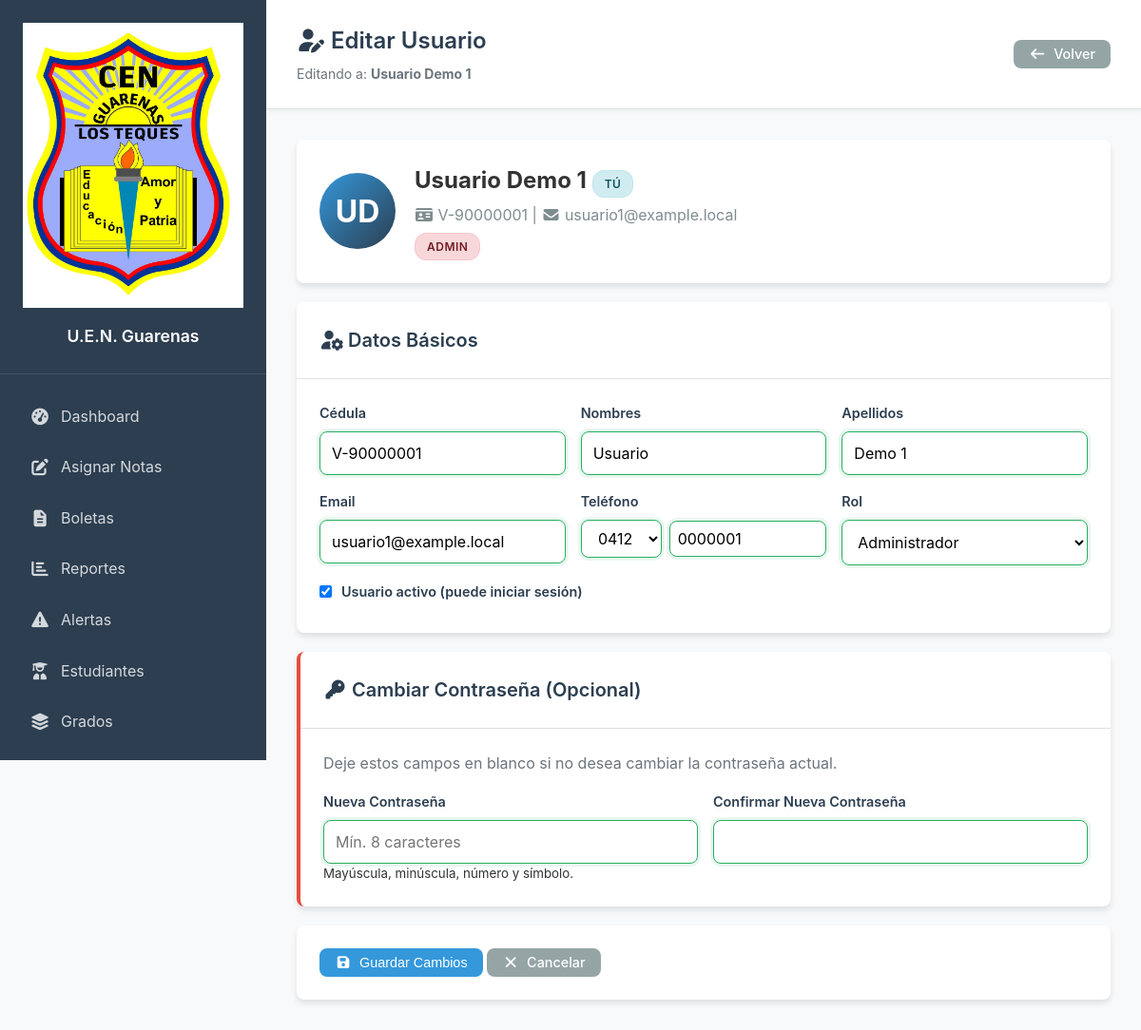
Screenshot of /editar_usuario.php?id=1 (signed in) with the database file from the repository.
### tables this page shows
CREATE TABLE `usuarios` (
  `id` int(11) NOT NULL AUTO_INCREMENT,
  `username` varchar(50) DEFAULT NULL,
  `cedula` varchar(20) NOT NULL,
  `nombres` varchar(100) NOT NULL,
  `apellidos` varchar(100) NOT NULL,
  `email` varchar(100) DEFAULT NULL,
  `telefono` varchar(20) DEFAULT NULL,
  `rol` enum('admin','docente','secretario','estudiante','representante') DEFAULT 'docente',
  `password` varchar(255) NOT NULL,
  `activo` tinyint(1) DEFAULT 1,
  `fecha_creacion` timestamp NOT NULL DEFAULT current_timestamp(),
  `ultimo_acceso` timestamp NULL DEFAULT NULL,
  `token_recuperacion` varchar(255) DEFAULT NULL,
  `token_expiracion` datetime DEFAULT NULL,
  PRIMARY KEY (`id`)
);

### editar_usuario.php (the view, shortened to what this page needs)
<?php
require_once 'config.php';
$db = getDBConnection();
$id = (int)($_GET['id'] ?? 0);
$stmt = $db->prepare("SELECT * FROM usuarios WHERE id = ?");
$stmt->execute([$id]);
$usuario = $stmt->fetch();
$tel_prefijo_actual = '';
$tel_numero_actual = '';
if (!empty($usuario['telefono'])) {
    $partes = explode('-', $usuario['telefono']);
    if (count($partes) == 2) {
        $tel_prefijo_actual = $partes[0];
        $tel_numero_actual = $partes[1];
    } else {
        $tel_prefijo_actual = substr($usuario['telefono'], 0, 4);
        $tel_numero_actual = substr($usuario['telefono'], 4);
    }
}
$iniciales = strtoupper(substr($usuario['nombres'], 0, 1) . substr($usuario['apellidos'], 0, 1));
$es_mismo_usuario = ($usuario['id'] == $_SESSION['usuario_id']);
?>
<!DOCTYPE html>
<html lang="es">
<head>
    <link rel="stylesheet" href="<?php echo APP_URL; ?>/assets/css/styles.css">
    <link rel="stylesheet" href="<?php echo APP_URL; ?>/assets/fontawesome/css/all.min.css">
</head>
<body>
<div class="dashboard-container">
    <?php echo getSidebar('usuarios'); ?>
    <main class="main-content">
        <header class="main-header">
            <div>
                <h1><i class="fas fa-user-edit"></i> Editar Usuario</h1>
                <p class="text-muted" style="margin: 5px 0 0 0; font-size: 14px;">
                    Editando a: <strong><?php echo htmlspecialchars($usuario['nombres'] . ' ' . $usuario['apellidos']); ?></strong>
                </p>
            </div>
            <div class="header-actions">
                <a href="usuarios.php" class="btn btn-secondary"><i class="fas fa-arrow-left"></i> Volver</a>
            </div>
        </header>
        <div class="content-container">
            <div class="card" style="margin-bottom: 20px;">
                <div class="card-body" style="display: flex; align-items: center; gap: 20px;">
                    <div style="width: 80px; height: 80px; border-radius: 50%; background: linear-gradient(135deg, #3498db, #2c3e50); color: white; display: flex; align-items: center; justify-content: center; font-size: 32px; font-weight: bold; flex-shrink: 0;">
                        <?php echo $iniciales; ?>
                    </div>
                    <div>
                        <h2 style="margin: 0;">
                            <?php echo htmlspecialchars($usuario['nombres'] . ' ' . $usuario['apellidos']); ?>
                            <?php if ($es_mismo_usuario): ?><span class="badge badge-info">Tú</span><?php endif; ?>
                        </h2>
                        <p style="margin: 5px 0; color: #7f8c8d;">
                            <i class="fas fa-id-card"></i> <?php echo htmlspecialchars($usuario['cedula']); ?> |
                            <i class="fas fa-envelope"></i> <?php echo htmlspecialchars($usuario['email']); ?>
                        </p>
                        <span class="badge badge-<?php echo $usuario['rol']=='admin'?'danger':($usuario['rol']=='docente'?'warning':'info'); ?>">
                            <?php echo ucfirst($usuario['rol']); ?>
                        </span>
                    </div>
                </div>
            </div>
            <form method="POST">
                <div class="card" style="margin-bottom: 20px;">
                    <div class="card-header"><h2><i class="fas fa-user-cog"></i> Datos Básicos</h2></div>
                    <div class="card-body">
                        <div class="form-grid">
                            <div class="form-group"><label>Cédula</label><input type="text" name="cedula" class="form-control cedula" value="<?php echo htmlspecialchars($usuario['cedula']); ?>" required></div>
                            <div class="form-group"><label>Nombres</label><input type="text" name="nombres" class="form-control" value="<?php echo htmlspecialchars($usuario['nombres']); ?>" required></div>
                            <div class="form-group"><label>Apellidos</label><input type="text" name="apellidos" class="form-control" value="<?php echo htmlspecialchars($usuario['apellidos']); ?>" required></div>
                            <div class="form-group"><label>Email</label><input type="email" name="email" class="form-control" value="<?php echo htmlspecialchars($usuario['email']); ?>" required></div>
                            <div class="form-group">
                                <label>Teléfono</label>
                                <div class="phone-group">
                                    <select name="telefono_prefijo" class="form-control">
                                        <option value="0412" <?php echo $tel_prefijo_actual == '0412' ? 'selected' : ''; ?>>0412</option>
                                    </select>
                                    <input type="text" name="telefono_numero" class="form-control" value="<?php echo htmlspecialchars($tel_numero_actual); ?>" placeholder="1234567" maxlength="7" pattern="\d{7}" title="Debe tener exactamente 7 números">
                                </div>
                            </div>
                            <div class="form-group">
                                <label>Rol</label>
                                <select name="rol" class="form-control" required>
                                    <option value="admin" <?php echo $usuario['rol']=='admin'?'selected':''; ?>>Administrador</option>
                                </select>
                            </div>
                            <div class="form-group full-width">
                                <label style="display: flex; align-items: center; gap: 10px; cursor: pointer;">
                                    <input type="checkbox" name="activo" value="1" <?php echo $usuario['activo'] ? 'checked' : ''; ?> style="width: auto;">
                                    <span>Usuario activo (puede iniciar sesión)</span>
                                </label>
                            </div>
                        </div>
                    </div>
                </div>
                <div class="card" style="margin-bottom: 20px; border-left: 4px solid #e74c3c;">
                    <div class="card-header"><h2><i class="fas fa-key"></i> Cambiar Contraseña (Opcional)</h2></div>
                    <div class="card-body">
                        <p class="text-muted" style="margin-bottom: 15px;">Deje estos campos en blanco si no desea cambiar la contraseña actual.</p>
                        <div class="form-grid">
                            <div class="form-group">
                                <label>Nueva Contraseña</label>
                                <input type="password" name="new_password" class="form-control" minlength="8" placeholder="Mín. 8 caracteres">
                                <small class="form-text">Mayúscula, minúscula, número y símbolo.</small>
                            </div>
                            <div class="form-group"><label>Confirmar Nueva Contraseña</label><input type="password" name="confirm_password" class="form-control" minlength="8"></div>
                        </div>
                    </div>
                </div>
                <div class="card">
                    <div class="card-body" style="display: flex; justify-content: space-between;">
                        <div>
                            <button type="submit" class="btn btn-primary"><i class="fas fa-save"></i> Guardar Cambios</button>
                            <a href="usuarios.php" class="btn btn-secondary"><i class="fas fa-times"></i> Cancelar</a>
                        </div>
                    </div>
                </div>
            </form>
        </div>
    </main>
</div>
</body>
</html>

### assets/css/styles.css (style rules this page uses)
:root { --primary-color: #3498db; --primary-dark: #2980b9; --secondary-color: #2c3e50; --success-color: #27ae60; --warning-color: #f39c12; --danger-color: #e74c3c; --info-color: #17a2b8; --light-color: #ecf0f1; --dark-color: #34495e; --border-radius: 8px; --box-shadow: 0 4px 6px rgba(0,0,0,0.1); --transition: all 0.3s ease; }
* { margin: 0; padding: 0; box-sizing: border-box; }
body { font-family: 'Inter', 'Segoe UI', Tahoma, Geneva, Verdana, sans-serif; background-color: #f8f9fa; color: #333; line-height: 1.6; }
.dashboard-container { display: flex; min-height: 100vh; }
.main-content { flex-grow: 1; display: flex; flex-direction: column; margin-left: 280px; min-height: 100vh; }
.main-header { background: white; padding: 1.5rem 2rem; border-bottom: 1px solid #e0e0e0; display: flex; justify-content: space-between; align-items: center; box-shadow: 0 2px 4px rgba(0,0,0,0.05); position: sticky; top: 0; z-index: 100; }
.main-header h1 { color: var(--secondary-color); font-size: 1.5rem; font-weight: 600; margin: 0; }
.header-actions { display: flex; align-items: center; gap: 1rem; }
.content-container { padding: 2rem; flex-grow: 1; background: #f8f9fa; }
.card { background: white; border-radius: var(--border-radius); box-shadow: var(--box-shadow); overflow: hidden; transition: var(--transition); }
.card-header { padding: 1.5rem; border-bottom: 1px solid #e0e0e0; display: flex; justify-content: space-between; align-items: center; }
.card-header h2 { color: var(--secondary-color); font-size: 1.25rem; font-weight: 600; margin: 0; }
.card-body { padding: 1.5rem; }
.btn { display: inline-flex; align-items: center; gap: 0.5rem; padding: 0.5rem 1rem; border: none; border-radius: var(--border-radius); text-decoration: none; font-size: 0.9rem; cursor: pointer; transition: var(--transition); font-weight: 500; line-height: 1; }
.btn-primary { background: var(--primary-color); color: white; }
.btn-secondary { background: #95a5a6; color: white; }
.form-grid { display: grid; grid-template-columns: repeat(auto-fit, minmax(250px, 1fr)); gap: 1rem; }
.form-group { display: flex; flex-direction: column; }
.form-group.full-width { grid-column: 1 / -1; }
.form-group label { margin-bottom: 0.5rem; font-weight: 600; color: var(--secondary-color); font-size: 0.9rem; }
.form-control { padding: 0.75rem; border: 1px solid #ddd; border-radius: var(--border-radius); font-size: 1rem; transition: var(--transition); font-family: inherit; }
select.form-control { background: white; cursor: pointer; }
.badge { display: inline-block; padding: 0.25rem 0.75rem; border-radius: 12px; font-size: 0.75rem; font-weight: 600; text-transform: uppercase; letter-spacing: 0.5px; }
.badge-info { background: #d1ecf1; color: #0c5460; border: 1px solid #bee5eb; }
.badge-danger { background: #f8d7da; color: #721c24; border: 1px solid #f5c6cb; }
.text-muted { color: #6c757d !important; }
.form-control:valid { border-color: var(--success-color); box-shadow: 0 0 0 3px rgba(39, 174, 96, 0.1); }
.input-success { border-color: var(--success-color) !important; box-shadow: 0 0 0 3px rgba(39, 174, 96, 0.1) !important; }

### editar_usuario.php (style rules this page uses)
.phone-group { display: flex; gap: 8px; width: 100%; align-items: center; }
.phone-group select.form-control { width: 85px !important; flex-shrink: 0; padding: 8px 4px; text-align: center; }
.phone-group input.form-control { flex: 1; min-width: 0; padding: 8px; }

### rows the page displays
usuarios: nombres+apellidos "Usuario Demo 1", iniciales "UD", cedula "V-90000001", email "usuario1@example.local", rol "ADMIN", nombres "Usuario", apellidos "Demo 1", telefono_prefijo "0412", telefono_numero "0000001", rol "Administrador", activo "☑"

### other values shown
APP_NAME "U.E.N. Guarenas"
